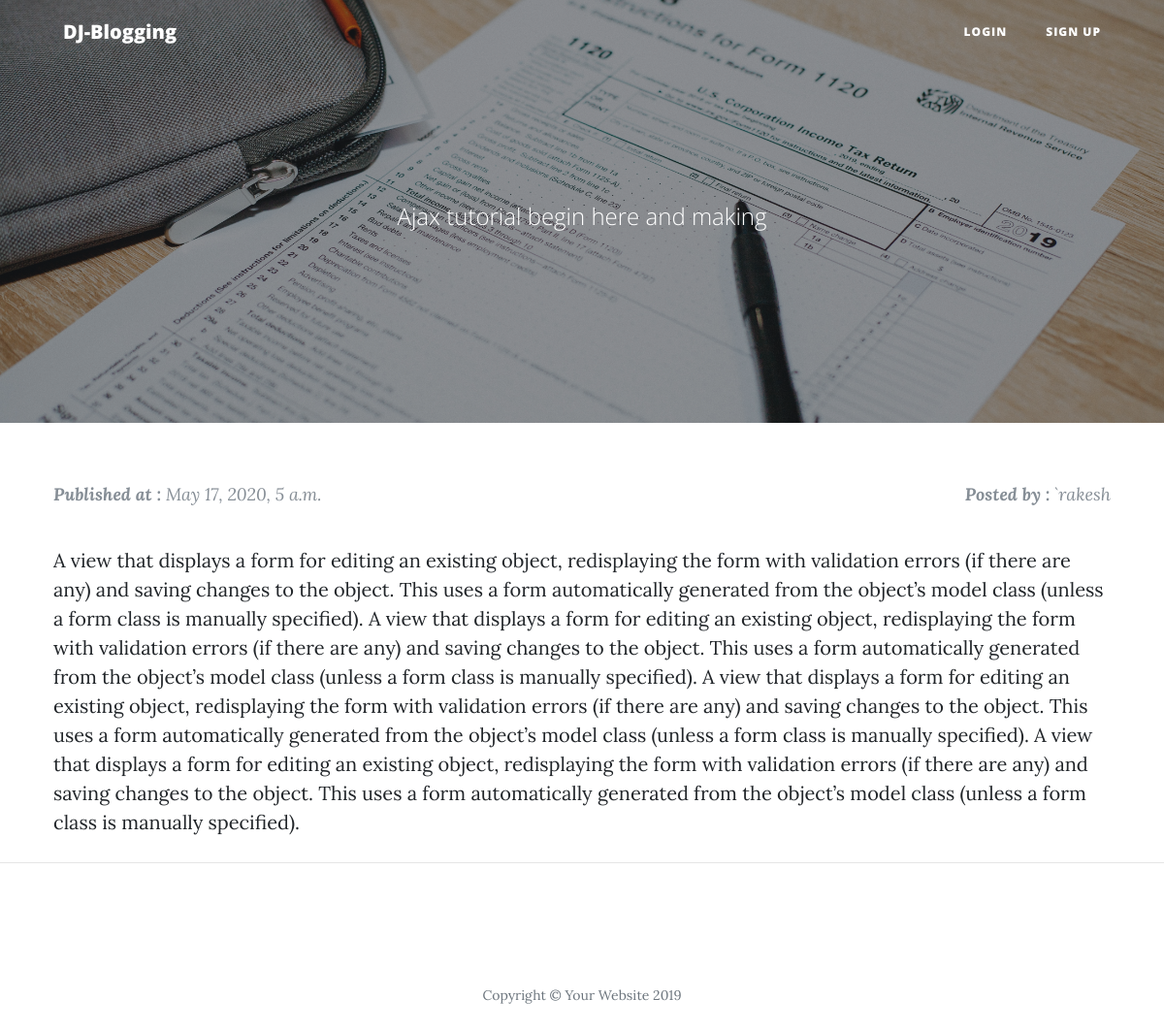
Screenshot of /blog/ajax-tutorial-begin/ with the database file from the repository.
### blogs/models.py (models this page shows, shortened)
class Post(models.Model):
	title = models.CharField(max_length=200)
	slug = models.SlugField(unique=True)
	image = models.ImageField(blank=True)
	post_text = RichTextUploadingField()
	pub_date = models.DateTimeField(default= timezone.now )
	category = models.ForeignKey(Category, on_delete=models.CASCADE)
	user = models.ForeignKey(User,default=1,null=True,on_delete=models.SET_NULL)
	ORDER_STATUS = ((0, 'draft'), (1, 'publish'))
	status = models.SmallIntegerField(choices=ORDER_STATUS)
	def was_published_recently(self):
		return self.pub_date>=timezone.now() - datetime.timedelta(days=1)
	was_published_recently.admin_order_field = 'pub_date'
	was_published_recently.boolean = True
	was_published_recently.short_description = 'Published recently?'

### blogs/views.py (the view)
class DetailView(generic.DetailView):
	template_name = 'blogs/detail.html'
	slug_url_kwarg = 'the_slug'
	slug_field = 'slug' # DetailView's default value: optional
	def get_queryset(self):
		return Post.objects.filter(pub_date__lte=timezone.now())

### blogs/templates/blogs/detail.html
{% extends './layouts.html' %}
{% load static %}
{% block header %}
  <header class="masthead" style="background-image: url({{ post.image.url }})">
    <div class="overlay"></div>
    <div class="container">
      <div class="row">
        <div class="col-lg-8 col-md-10 mx-auto">
          <div class="page-heading">
            <span class="subheading">{{ post.title }}</span>
          </div>
        </div>
      </div>
    </div>
  </header>
{% endblock %}
{% block content %}
<div class="p-10 post-preview">
  <div class="row mb-10 post-meta">
    <div class="col">
      <b>Published at : </b>{{ post.pub_date }}
    </div>
    <div class="col text-right post-meta">
      <b>Posted by : </b>`{{ post.user }}
    </div>
  </div>
  <br/>
  	{{ post.post_text|safe }}
</div>
{% endblock %}

### blogs/static/blogs/style.css (style rules this page uses)
.p-10 { padding: 10px; }
.mb-10 { margin-bottom: 10px; }

### rows the page displays
Post: image (picture), title "Ajax tutorial begin here and making", pub_date "May 17, 2020, 5 a.m.", user "rakesh", post_text "A view that displays a form for editing an existing object, redisplaying the form with validation errors (if there are any) and saving changes to the object. This uses a form automatically generated from the object’s model class (unless a form class is manually specified). A view that displays a form for editing an existing object, redisplaying the form with validation errors (if there are any) and saving changes to the object. This uses a form automatically generated from the object’s model class (unless a form class is manually specified). A view that displays a form for editing an existing object, redisplaying the form with validation errors (if there are any) and saving changes to the…"
